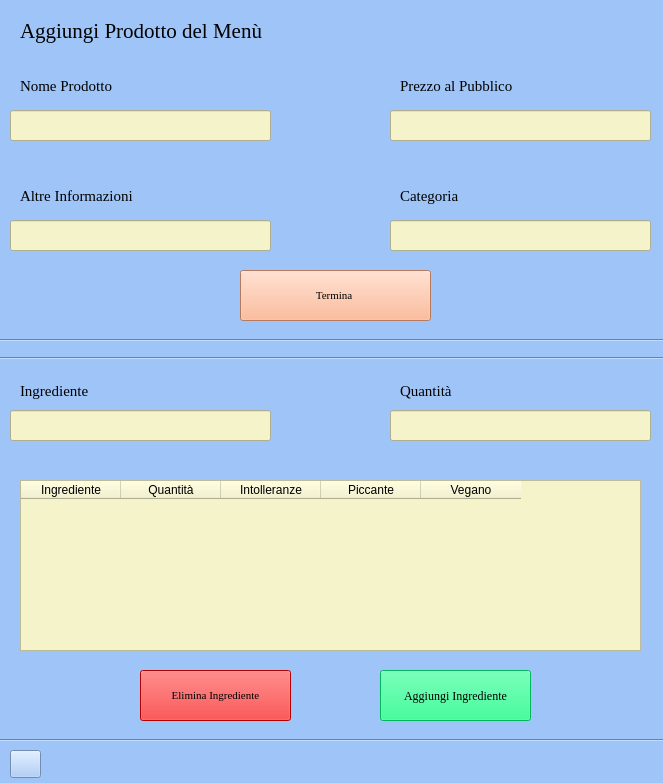
<?xml version="1.0" encoding="UTF-8"?>
<ui version="4.0">
 <class>Form</class>
 <widget class="QWidget" name="Form">
  <property name="geometry">
   <rect>
    <x>0</x>
    <y>0</y>
    <width>663</width>
    <height>783</height>
   </rect>
  </property>
  <property name="windowTitle">
   <string>Form</string>
  </property>
  <property name="styleSheet">
   <string notr="true">background-color: rgb(159, 197, 248);</string>
  </property>
  <widget class="QLabel" name="lbl_categoria">
   <property name="geometry">
    <rect>
     <x>400</x>
     <y>180</y>
     <width>191</width>
     <height>31</height>
    </rect>
   </property>
   <property name="font">
    <font>
     <family>Georgia</family>
     <pointsize>11</pointsize>
    </font>
   </property>
   <property name="text">
    <string>Categoria</string>
   </property>
  </widget>
  <widget class="QLineEdit" name="lineEdit_nome">
   <property name="geometry">
    <rect>
     <x>10</x>
     <y>110</y>
     <width>261</width>
     <height>31</height>
    </rect>
   </property>
   <property name="font">
    <font>
     <family>Georgia</family>
    </font>
   </property>
   <property name="styleSheet">
    <string notr="true">background-color: rgb(245, 243, 201);</string>
   </property>
  </widget>
  <widget class="QPushButton" name="bt_aggiungi">
   <property name="geometry">
    <rect>
     <x>380</x>
     <y>670</y>
     <width>151</width>
     <height>51</height>
    </rect>
   </property>
   <property name="font">
    <font>
     <family>Georgia</family>
    </font>
   </property>
   <property name="styleSheet">
    <string notr="true">background-color: rgb(0, 255, 127);</string>
   </property>
   <property name="text">
    <string>Aggiungi Ingrediente</string>
   </property>
  </widget>
  <widget class="Line" name="line_sopra2">
   <property name="geometry">
    <rect>
     <x>0</x>
     <y>350</y>
     <width>681</width>
     <height>16</height>
    </rect>
   </property>
   <property name="font">
    <font>
     <family>Georgia</family>
    </font>
   </property>
   <property name="orientation">
    <enum>Qt::Horizontal</enum>
   </property>
  </widget>
  <widget class="QLabel" name="lbl_nome">
   <property name="geometry">
    <rect>
     <x>20</x>
     <y>70</y>
     <width>191</width>
     <height>31</height>
    </rect>
   </property>
   <property name="font">
    <font>
     <family>Georgia</family>
     <pointsize>11</pointsize>
    </font>
   </property>
   <property name="text">
    <string>Nome Prodotto</string>
   </property>
  </widget>
  <widget class="QLineEdit" name="lineEdit_quantit">
   <property name="geometry">
    <rect>
     <x>390</x>
     <y>410</y>
     <width>261</width>
     <height>31</height>
    </rect>
   </property>
   <property name="font">
    <font>
     <family>Georgia</family>
    </font>
   </property>
   <property name="styleSheet">
    <string notr="true">background-color: rgb(245, 243, 201);</string>
   </property>
  </widget>
  <widget class="Line" name="line_sopra">
   <property name="geometry">
    <rect>
     <x>0</x>
     <y>330</y>
     <width>691</width>
     <height>21</height>
    </rect>
   </property>
   <property name="font">
    <font>
     <family>Georgia</family>
    </font>
   </property>
   <property name="orientation">
    <enum>Qt::Horizontal</enum>
   </property>
  </widget>
  <widget class="QLineEdit" name="lineEdit_info">
   <property name="geometry">
    <rect>
     <x>10</x>
     <y>220</y>
     <width>261</width>
     <height>31</height>
    </rect>
   </property>
   <property name="font">
    <font>
     <family>Georgia</family>
    </font>
   </property>
   <property name="styleSheet">
    <string notr="true">background-color: rgb(245, 243, 201);</string>
   </property>
  </widget>
  <widget class="Line" name="line_sotto">
   <property name="geometry">
    <rect>
     <x>-10</x>
     <y>730</y>
     <width>691</width>
     <height>21</height>
    </rect>
   </property>
   <property name="orientation">
    <enum>Qt::Horizontal</enum>
   </property>
  </widget>
  <widget class="QLabel" name="lbl_quantit">
   <property name="geometry">
    <rect>
     <x>400</x>
     <y>380</y>
     <width>161</width>
     <height>21</height>
    </rect>
   </property>
   <property name="font">
    <font>
     <family>Georgia</family>
     <pointsize>11</pointsize>
    </font>
   </property>
   <property name="text">
    <string>Quantità</string>
   </property>
  </widget>
  <widget class="QTableWidget" name="tw_Ingredienti">
   <property name="geometry">
    <rect>
     <x>20</x>
     <y>480</y>
     <width>621</width>
     <height>171</height>
    </rect>
   </property>
   <property name="font">
    <font>
     <family>Georgia</family>
    </font>
   </property>
   <property name="styleSheet">
    <string notr="true">background-color: rgb(245, 243, 201);</string>
   </property>
   <column>
    <property name="text">
     <string>Ingrediente</string>
    </property>
   </column>
   <column>
    <property name="text">
     <string>Quantità</string>
    </property>
   </column>
   <column>
    <property name="text">
     <string>Intolleranze</string>
    </property>
   </column>
   <column>
    <property name="text">
     <string>Piccante</string>
    </property>
   </column>
   <column>
    <property name="text">
     <string>Vegano</string>
    </property>
   </column>
  </widget>
  <widget class="QLabel" name="lbl_prezzo">
   <property name="geometry">
    <rect>
     <x>400</x>
     <y>70</y>
     <width>171</width>
     <height>31</height>
    </rect>
   </property>
   <property name="font">
    <font>
     <family>Georgia</family>
     <pointsize>11</pointsize>
    </font>
   </property>
   <property name="text">
    <string>Prezzo al Pubblico</string>
   </property>
  </widget>
  <widget class="QPushButton" name="bt_elimina">
   <property name="geometry">
    <rect>
     <x>140</x>
     <y>670</y>
     <width>151</width>
     <height>51</height>
    </rect>
   </property>
   <property name="font">
    <font>
     <family>Georgia</family>
     <pointsize>8</pointsize>
    </font>
   </property>
   <property name="styleSheet">
    <string notr="true">background-color: rgb(255, 0, 0);</string>
   </property>
   <property name="text">
    <string>Elimina Ingrediente</string>
   </property>
  </widget>
  <widget class="QLineEdit" name="lineEdit_prezzo">
   <property name="geometry">
    <rect>
     <x>390</x>
     <y>110</y>
     <width>261</width>
     <height>31</height>
    </rect>
   </property>
   <property name="font">
    <font>
     <family>Georgia</family>
    </font>
   </property>
   <property name="styleSheet">
    <string notr="true">background-color: rgb(245, 243, 201);</string>
   </property>
  </widget>
  <widget class="QLineEdit" name="lineEdit_categotria">
   <property name="geometry">
    <rect>
     <x>390</x>
     <y>220</y>
     <width>261</width>
     <height>31</height>
    </rect>
   </property>
   <property name="font">
    <font>
     <family>Georgia</family>
    </font>
   </property>
   <property name="styleSheet">
    <string notr="true">background-color: rgb(245, 243, 201);</string>
   </property>
  </widget>
  <widget class="QLabel" name="lbl_altre_info">
   <property name="geometry">
    <rect>
     <x>20</x>
     <y>180</y>
     <width>191</width>
     <height>31</height>
    </rect>
   </property>
   <property name="font">
    <font>
     <family>Georgia</family>
     <pointsize>11</pointsize>
    </font>
   </property>
   <property name="text">
    <string>Altre Informazioni</string>
   </property>
  </widget>
  <widget class="QLabel" name="lbl_titolo">
   <property name="geometry">
    <rect>
     <x>20</x>
     <y>10</y>
     <width>391</width>
     <height>41</height>
    </rect>
   </property>
   <property name="font">
    <font>
     <family>Georgia</family>
     <pointsize>16</pointsize>
    </font>
   </property>
   <property name="text">
    <string>Aggiungi Prodotto del Menù</string>
   </property>
  </widget>
  <widget class="QLineEdit" name="lineEdit_ingrediente">
   <property name="geometry">
    <rect>
     <x>10</x>
     <y>410</y>
     <width>261</width>
     <height>31</height>
    </rect>
   </property>
   <property name="font">
    <font>
     <family>Georgia</family>
    </font>
   </property>
   <property name="styleSheet">
    <string notr="true">background-color: rgb(245, 243, 201);</string>
   </property>
  </widget>
  <widget class="QPushButton" name="bt_back">
   <property name="geometry">
    <rect>
     <x>10</x>
     <y>750</y>
     <width>31</width>
     <height>28</height>
    </rect>
   </property>
   <property name="styleSheet">
    <string notr="true">image: url(:/Icone/Icone/feather/arrow-left.svg);</string>
   </property>
   <property name="text">
    <string/>
   </property>
  </widget>
  <widget class="QLabel" name="lbl_ingrediente">
   <property name="geometry">
    <rect>
     <x>20</x>
     <y>380</y>
     <width>161</width>
     <height>21</height>
    </rect>
   </property>
   <property name="font">
    <font>
     <family>Georgia</family>
     <pointsize>11</pointsize>
    </font>
   </property>
   <property name="text">
    <string>Ingrediente</string>
   </property>
  </widget>
  <widget class="QPushButton" name="bt_terminamodifica">
   <property name="geometry">
    <rect>
     <x>240</x>
     <y>270</y>
     <width>191</width>
     <height>51</height>
    </rect>
   </property>
   <property name="font">
    <font>
     <family>Georgia</family>
     <pointsize>8</pointsize>
    </font>
   </property>
   <property name="styleSheet">
    <string notr="true">background-color: rgb(255, 170, 127);</string>
   </property>
   <property name="text">
    <string>Termina </string>
   </property>
  </widget>
 </widget>
 <resources>
  <include location="Risorse/Icons.qrc"/>
 </resources>
 <connections/>
</ui>
